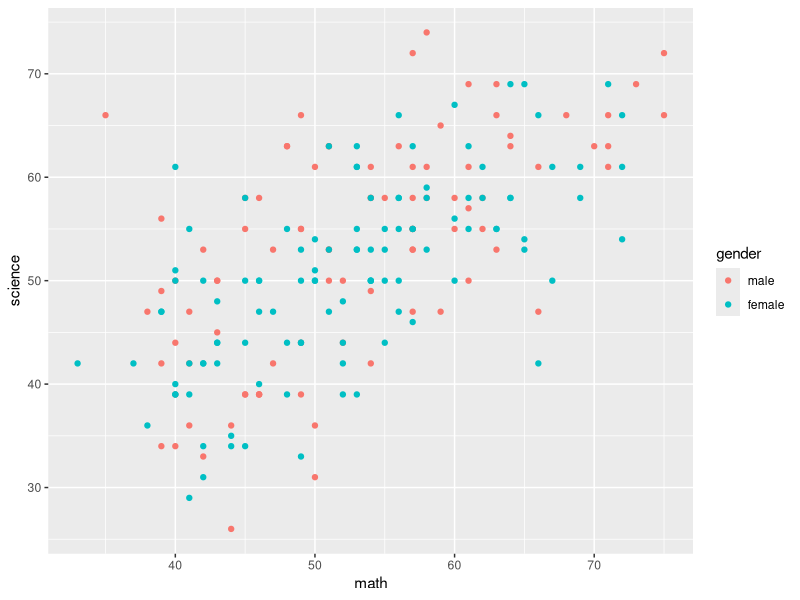
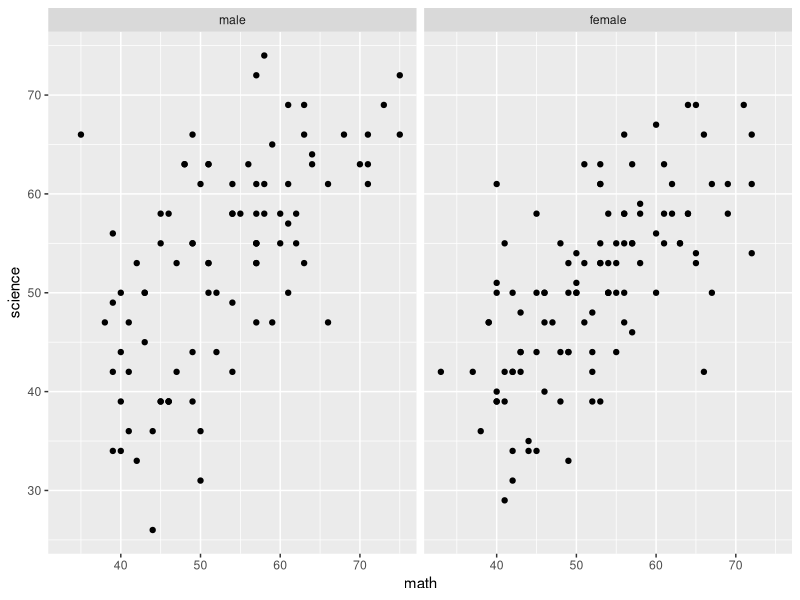
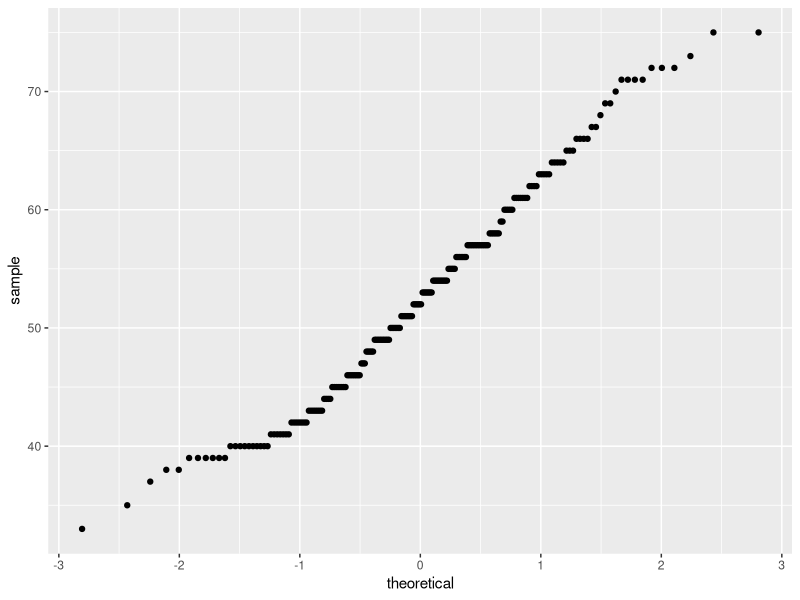

Write R code to recreate these figures, in order.
## ---- chunk 1
library(here)
library(tidyverse)
library(ggrepel)
library(scales)
library(readxl)
## ---- chunk 2
my.function <- function(dataset, numeric, reverse) {

reverse <- reverse + 1
numeric <- numeric + 1
reverse_dataset <- dataset

for (i in reverse) {
  reverse_dataset[i] <- abs(reverse_dataset[i] - numeric)
}

dataset$total <- rowSums(reverse_dataset[,2:as.numeric(ncol(reverse_dataset))])

print(dataset)

}
## ---- chunk 3
hypothetical <- read_csv(here("data", "hypothetical.csv"))

my.function(hypothetical, 6, c(2,3,8))
## ---- chunk 4
hsb2 <- read_excel(here("data", "hsb2.xlsx"))

hsb2$gender <- factor(hsb2$female, labels = c("male", "female"))

ggplot(data = hsb2) + 
  geom_point(mapping = aes(x = math, y = science, color = gender))
## ---- chunk 5
ggplot(data = hsb2) + 
  geom_point(mapping = aes(x = math, y = science)) +
  facet_wrap(~gender)
## ---- chunk 6
ggplot(data = hsb2) + 
  geom_qq(aes(sample=math))

# This is a qq-plot of the math scores in the hsb2 dataset.  This will give
# us a sense of whether or not we have a normally distributed math variable.
